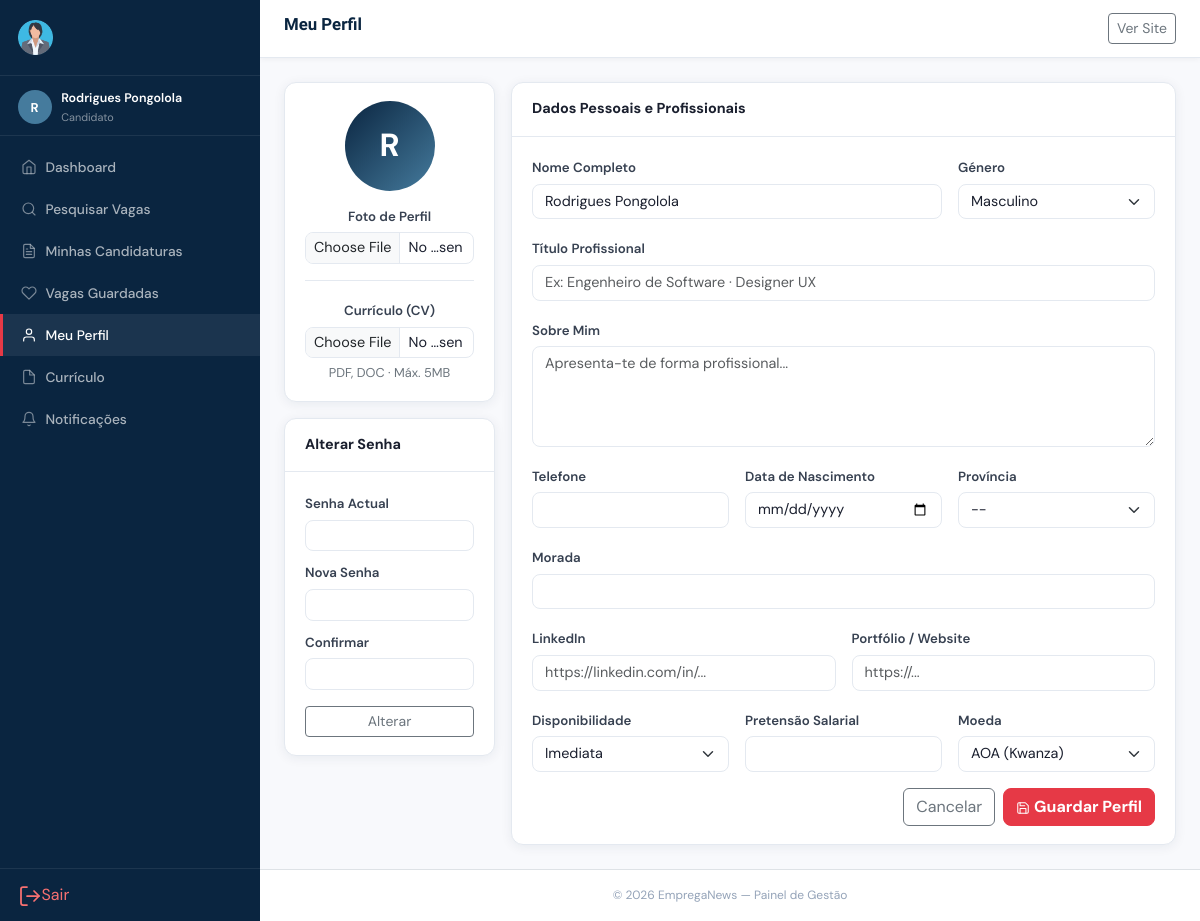
Page /candidato/perfil.php (signed in) on the committed database.
### tables this page shows
CREATE TABLE `candidatos` (
  `id` int(11) NOT NULL,
  `utilizador_id` int(11) NOT NULL,
  `foto` varchar(255) DEFAULT NULL,
  `telefone` varchar(30) DEFAULT NULL,
  `data_nascimento` date DEFAULT NULL,
  `genero` enum('M','F','outro') DEFAULT NULL,
  `nacionalidade` varchar(80) DEFAULT 'Angolana',
  `provincia_id` int(11) DEFAULT NULL,
  `morada` text DEFAULT NULL,
  `titulo_profissional` varchar(150) DEFAULT NULL COMMENT 'Ex: Engenheiro de Software Sénior',
  `sobre` text DEFAULT NULL COMMENT 'Bio / resumo do candidato',
  `cv_ficheiro` varchar(255) DEFAULT NULL COMMENT 'Caminho para o PDF do CV',
  `linkedin` varchar(200) DEFAULT NULL,
  `portfolio` varchar(200) DEFAULT NULL,
  `disponibilidade` enum('imediata','1_mes','3_meses','empregado') DEFAULT 'imediata',
  `salario_pretendido` decimal(12,2) DEFAULT NULL,
  `moeda_salario` varchar(10) DEFAULT 'AOA',
  `perfil_completo` tinyint(1) DEFAULT 0,
  `atualizado_em` timestamp NOT NULL DEFAULT current_timestamp() ON UPDATE current_timestamp()
);

CREATE TABLE `utilizadores` (
  `id` int(11) NOT NULL,
  `nome` varchar(150) NOT NULL,
  `email` varchar(150) NOT NULL,
  `foto` varchar(255) DEFAULT NULL,
  `password` varchar(255) NOT NULL,
  `reset_token` varchar(255) DEFAULT NULL,
  `reset_expira` datetime DEFAULT NULL,
  `tipo` enum('admin','empresa','candidato') NOT NULL,
  `ativo` tinyint(1) DEFAULT 1,
  `email_verificado` tinyint(1) DEFAULT 0,
  `token_verificacao` varchar(100) DEFAULT NULL,
  `token_reset` varchar(100) DEFAULT NULL,
  `ultimo_login` timestamp NULL DEFAULT NULL,
  `criado_em` timestamp NOT NULL DEFAULT current_timestamp()
);

### includes/config.php (called while the page is built, shortened)
<?php
class DB {
    private static ?PDO $c = null;
    public static function conn(): PDO {
        if (!self::$c) {
            try {
                self::$c = new PDO(
                    "mysql:host=".DB_HOST.";dbname=".DB_NAME.";charset=utf8mb4",
                    DB_USER, DB_PASS,
                    [PDO::ATTR_ERRMODE            => PDO::ERRMODE_EXCEPTION,
                     PDO::ATTR_DEFAULT_FETCH_MODE => PDO::FETCH_ASSOC,
                     PDO::ATTR_EMULATE_PREPARES   => false]
                );
            } catch (PDOException $e) {
                die('
<!DOCTYPE html><html><head><meta charset="UTF-8">
<title>Erro de Ligação</title>
<style>body{font-family:sans-serif;padding:3rem;color:#c00;background:#fff8f8;}
h2{color:#c00;}code{background:#fee;padding:.2rem .4rem;border-radius:4px;}</style>
</head><body>
<h2>⚠ Erro de Ligação à Base de Dados</h2>
<p>Não foi possível ligar ao MySQL. Verifique as configurações em <code>includes/config.php</code>:</p>
<ul>
  <li>DB_HOST: <code>' . DB_HOST . '</code></li>
  <li>DB_NAME: <code>' . DB_NAME . '</code></li>
  <li>DB_USER: <code>' . DB_USER . '</code></li>
</ul>
<p>Mensagem do servidor: <code>' . htmlspecialchars($e->getMessage()) . '</code></p>
<p>Certifique-se de que correu o ficheiro <code>database.sql</code> para criar a base de dados.</p>
</body></html>');
            }
        }
        return self::$c;
    }
    public static function q(string $sql, array $p=[]): PDOStatement { $s=self::conn()->prepare($sql); $s->execute($p); return $s; }
    public static function row(string $sql, array $p=[]): ?array     { return self::q($sql,$p)->fetch()?:null; }
}
function h(mixed $s): string { return htmlspecialchars((string)$s, ENT_QUOTES, 'UTF-8'); }
function url(string $caminho = ''): string {
    return BASE_URL . ltrim($caminho, '/');
}
function loggedIn(): bool { return !empty($_SESSION['uid']); }
function meCandidato(): ?array {
    return DB::row(
        "SELECT c.*, u.nome, u.email FROM candidatos c
         JOIN utilizadores u ON u.id=c.utilizador_id
         WHERE c.utilizador_id=?", [$_SESSION['uid']]
    );
}

### candidato/perfil.php (the view, shortened to what this page needs)
<?php
require_once '../includes/config.php';
$cfg=allCfg(); $cand=meCandidato();
require_once '../includes/header_painel.php';
?>
<form method="POST" enctype="multipart/form-data">
<div class="row g-3">
  <div class="col-lg-3">
    <div class="p-card mb-3 text-center">
      <div class="p-card-body">
        <?php if($cand['foto']): ?>
          <img src="<?= url('uploads/fotos/'.h($cand['foto'])) ?>" style="width:90px;height:90px;border-radius:50%;object-fit:cover;margin:0 auto .75rem;display:block;">
        <?php else: ?>
          <div style="width:90px;height:90px;border-radius:50%;background:linear-gradient(135deg,var(--pri),var(--sec));display:flex;align-items:center;justify-content:center;color:#fff;font-weight:700;font-size:2rem;margin:0 auto .75rem;"><?= mb_strtoupper(mb_substr($cand['nome'],0,1)) ?>
          </div>
        <?php endif; ?>
        <label class="form-label">Foto de Perfil</label>
        <input type="file" name="foto" class="form-control form-control-sm mb-3" accept="image/*">
        <div class="divider"></div>
        <label class="form-label">Currículo (CV)</label>
        <input type="file" name="cv" class="form-control form-control-sm" accept=".pdf,.doc,.docx">
        <div class="text-muted-sm mt-1">PDF, DOC · Máx. 5MB</div>
      </div>
    </div>
    <div class="p-card">
      <div class="p-card-header">Alterar Senha</div>
      <div class="p-card-body">
        <form method="POST">
          <div class="mb-2"><label class="form-label">Senha Actual</label><input type="password" name="atual" class="form-control form-control-sm" required></div>
          <div class="mb-2"><label class="form-label">Nova Senha</label><input type="password" name="nova" class="form-control form-control-sm" required minlength="8"></div>
          <div class="mb-3"><label class="form-label">Confirmar</label><input type="password" name="conf" class="form-control form-control-sm" required></div>
          <button type="submit" class="btn btn-sm btn-outline-secondary w-100">Alterar</button>
        </form>
      </div>
    </div>
  </div>
  <div class="col-lg-9">
    <div class="p-card">
      <div class="p-card-header">Dados Pessoais e Profissionais</div>
      <div class="p-card-body">
        <div class="row g-3">
          <div class="col-md-8"><label class="form-label">Nome Completo</label><input type="text" name="nome" class="form-control" value="<?= h($cand['nome']) ?>"></div>
          <div class="col-md-4"><label class="form-label">Género</label>
            <select name="genero" class="form-select">
              <option value="M" <?= ($cand['genero']??'M')==='M'?'selected':'' ?>>Masculino</option>
            </select>
          </div>
          <div class="col-12"><label class="form-label">Título Profissional</label><input type="text" name="titulo" class="form-control" placeholder="Ex: Engenheiro de Software · Designer UX" value="<?= h($cand['titulo_profissional']??'') ?>"></div>
          <div class="col-12"><label class="form-label">Sobre Mim</label><textarea name="sobre" class="form-control" rows="4" placeholder="Apresenta-te de forma profissional..."><?= h($cand['sobre']??'') ?></textarea></div>
          <div class="col-md-4"><label class="form-label">Telefone</label><input type="text" name="tel" class="form-control" value="<?= h($cand['telefone']??'') ?>"></div>
          <div class="col-md-4"><label class="form-label">Data de Nascimento</label><input type="date" name="dnasc" class="form-control" value="<?= h($cand['data_nascimento']??'') ?>"></div>
          <div class="col-md-4">
            <label class="form-label">Província</label>
            <select name="prov" class="form-select">
              <option value="">--</option>
            </select>
          </div>
          <div class="col-12"><label class="form-label">Morada</label><input type="text" name="morada" class="form-control" value="<?= h($cand['morada']??'') ?>"></div>
          <div class="col-md-6"><label class="form-label">LinkedIn</label><input type="url" name="linkedin" class="form-control" placeholder="https://linkedin.com/in/..." value="<?= h($cand['linkedin']??'') ?>"></div>
          <div class="col-md-6"><label class="form-label">Portfólio / Website</label><input type="url" name="portf" class="form-control" placeholder="https://..." value="<?= h($cand['portfolio']??'') ?>"></div>
          <div class="col-md-4">
            <label class="form-label">Disponibilidade</label>
            <select name="disp" class="form-select">
              <option value="imediata"  <?= ($cand['disponibilidade']??'imediata')==='imediata'?'selected':'' ?>>Imediata</option>
            </select>
          </div>
          <div class="col-md-4"><label class="form-label">Pretensão Salarial</label><input type="number" name="sal" class="form-control" step="1000" value="<?= h($cand['salario_pretendido']??'') ?>"></div>
          <div class="col-md-4">
            <label class="form-label">Moeda</label>
            <select name="moeda" class="form-select">
              <option value="AOA" <?= ($cand['moeda_salario']??'AOA')==='AOA'?'selected':'' ?>>AOA (Kwanza)</option>
            </select>
          </div>
          <div class="col-12 d-flex justify-content-end gap-2">
            <a href="<?= url('candidato/index.php') ?>" class="btn btn-outline-secondary">Cancelar</a>
            <button type="submit" class="btn btn-ace fw-bold"><i data-feather="save" style="width:14px;height:14px;" class="me-1"></i>Guardar Perfil</button>
          </div>
        </div>
      </div>
    </div>
  </div>
</div>
</form>
<?php require_once '../includes/footer_painel.php'; ?>

### assets/css/style.css (style rules this page uses)
:root { --pri: #0a2540; --sec: #457b9d; --ace: #e63946; --ace2: #c1121f; --ok: #2d6a4f; --warn: #e9c46a; --bg: #f8f9fc; --bg2: #ffffff; --border: #e4e9f0; --text: #1a1f2e; --muted: #6c757d; --radius: 12px; --radius-sm: 8px; --shadow: 0 2px 12px rgba(10,37,64,.07); --shadow-md: 0 4px 24px rgba(10,37,64,.11); --shadow-lg: 0 8px 40px rgba(10,37,64,.15); --font: 'DM Sans', sans-serif; --font-display: 'Clash Display', 'DM Sans', sans-serif; --trans: .2s ease; }
*,*::before,*::after { box-sizing:border-box;margin:0;padding:0; }
html { font-size:16px;scroll-behavior:smooth; }
body { font-family:var(--font);background:var(--bg);color:var(--text);line-height:1.65;overflow-x:hidden; }
a { color:var(--sec);text-decoration:none;transition:color var(--trans); }
.form-control,.form-select { border:1.5px solid var(--border);border-radius:var(--radius-sm); font-family:var(--font);font-size:.9rem;color:var(--text); transition:border-color var(--trans),box-shadow var(--trans); }
.form-label { font-weight:600;font-size:.83rem;color:#374151;margin-bottom:.3rem; }
.p-card { background:#fff;border:1px solid var(--border);border-radius:var(--radius);box-shadow:var(--shadow); }
.p-card-header { padding:.9rem 1.25rem;border-bottom:1px solid var(--border);font-weight:700;font-size:.9rem;display:flex;align-items:center;gap:.5rem;flex-wrap:wrap; }
.p-card-body { padding:1.1rem 1.25rem; }
.btn-ace { background:var(--ace);border-color:var(--ace);color:#fff;font-weight:600;border-radius:var(--radius-sm); }
.text-muted-sm { color:var(--muted);font-size:.8rem; }
.divider { border-top:1px solid var(--border);margin:1rem 0; }

### rows in the picture
candidatos: utilizador.nome "R", nome "Rodrigues Pongolola", genero "Masculino", disp "Imediata", moeda "AOA (Kwanza)"

### other values in the picture
mb_strtoupper(mb_substr($nome_u,0,1)) "R"
$nome_u "Rodrigues Pongolola"
$tipo_u "Candidato"
$label "Dashboard"
$label "Pesquisar Vagas"
$label "Minhas Candidaturas"
$label "Vagas Guardadas"
$label "Meu Perfil"
$label "Currículo"
$label "Notificações"
$titulo_pag "Meu Perfil"
$cfg['site_nome'] "EmpregaNews"
